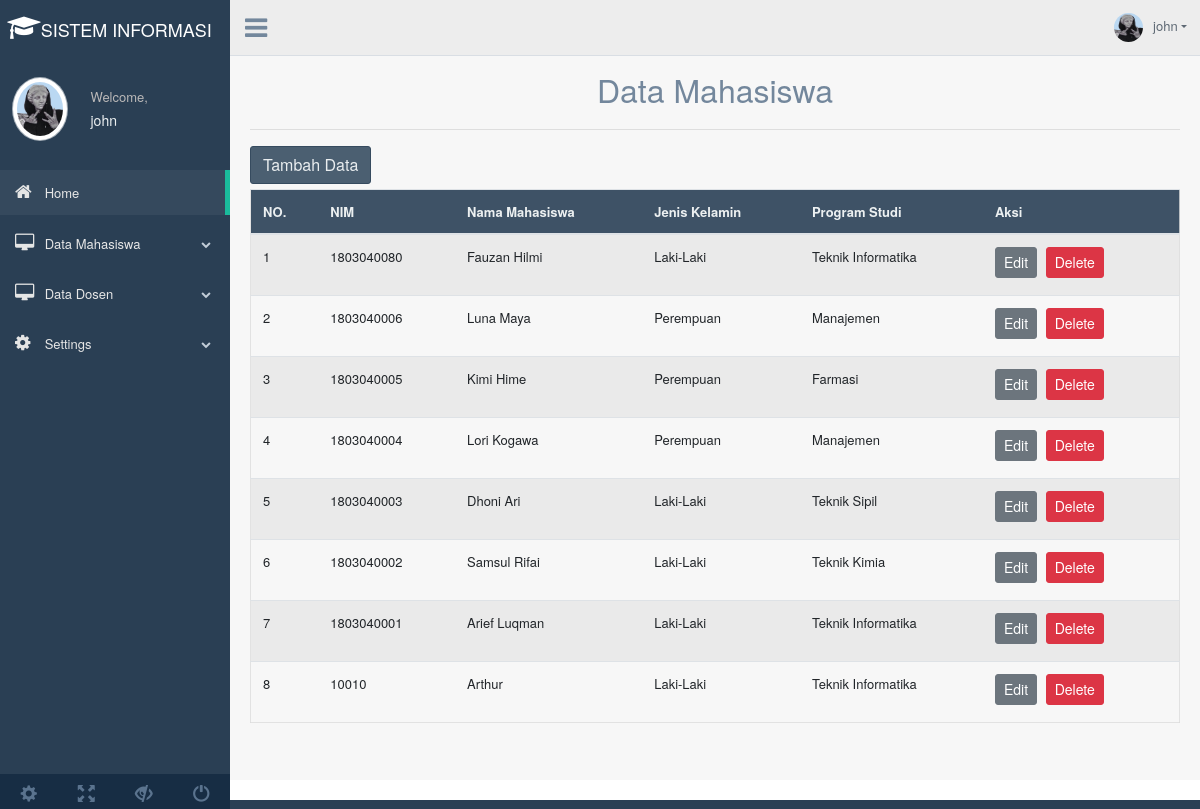
Screenshot of /beranda.php?page=tampil_mhs (signed in) with the database file from the repository.
### tables this page shows
CREATE TABLE `mahasiswa` (
  `Nim` int(10) NOT NULL,
  `Nama_Mhs` varchar(50) NOT NULL,
  `Jenis_Kelamin` varchar(50) NOT NULL,
  `Program_Studi` varchar(50) NOT NULL
);

### tampil.php (the view, shortened to what this page needs)
<?php
include('config.php');
?>
	<div class="container" style="margin-top:20px">
		<center><font size="6">Data Mahasiswa</font></center>
		<hr>
		<a href="beranda.php?page=tambah_mhs"><button class="btn btn-dark right">Tambah Data</button></a>
		<div class="table-responsive">
		<table class="table table-striped jambo_table bulk_action">
			<thead>
				<tr>
					<th>NO.</th>
					<th>NIM</th>
					<th>Nama Mahasiswa</th>
					<th>Jenis Kelamin</th>
					<th>Program Studi</th>
					<th>Aksi</th>
				</tr>
			</thead>
			<tbody>
				<?php
				$sql = mysqli_query($config, "SELECT * FROM mahasiswa ORDER BY Nim DESC") or die(mysqli_error($koneksi));
				if(mysqli_num_rows($sql) > 0){
					$no = 1;
					while($data = mysqli_fetch_assoc($sql)){
						echo '
						<tr>
							<td>'.$no.'</td>
							<td>'.$data['Nim'].'</td>
							<td>'.$data['Nama_Mhs'].'</td>
							<td>'.$data['Jenis_Kelamin'].'</td>
							<td>'.$data['Program_Studi'].'</td>
							<td>
								<a href="beranda.php?page=edit_mhs&Nim='.$data['Nim'].'" class="btn btn-secondary btn-sm">Edit</a>
								<a href="delete.php?Nim='.$data['Nim'].'" class="btn btn-danger btn-sm" onclick="return confirm(\'Yakin ingin menghapus data ini?\')">Delete</a>
							</td>
						</tr>
						';
						$no++;
					}
				}else{
					echo '
					<tr>
						<td colspan="6">Tidak ada data.</td>
					</tr>
					';
				}
				?>
		</table>
	</div>
	</div>

### rows the page displays
mahasiswa: Nim "1803040080", Nama_Mhs "Fauzan Hilmi", Jenis_Kelamin "Laki-Laki", Program_Studi "Teknik Informatika"
mahasiswa: Nim "1803040006", Nama_Mhs "Luna Maya", Jenis_Kelamin "Perempuan", Program_Studi "Manajemen"
mahasiswa: Nim "1803040005", Nama_Mhs "Kimi Hime", Jenis_Kelamin "Perempuan", Program_Studi "Farmasi"
mahasiswa: Nim "1803040004", Nama_Mhs "Lori Kogawa", Jenis_Kelamin "Perempuan", Program_Studi "Manajemen"
mahasiswa: Nim "1803040003", Nama_Mhs "Dhoni Ari", Jenis_Kelamin "Laki-Laki", Program_Studi "Teknik Sipil"
mahasiswa: Nim "1803040002", Nama_Mhs "Samsul Rifai", Jenis_Kelamin "Laki-Laki", Program_Studi "Teknik Kimia"
mahasiswa: Nim "1803040001", Nama_Mhs "Arief Luqman", Jenis_Kelamin "Laki-Laki", Program_Studi "Teknik Informatika"
mahasiswa: Nim "10010", Nama_Mhs "Arthur", Jenis_Kelamin "Laki-Laki", Program_Studi "Teknik Informatika"

### other values shown
$_SESSION['username'] "john"
